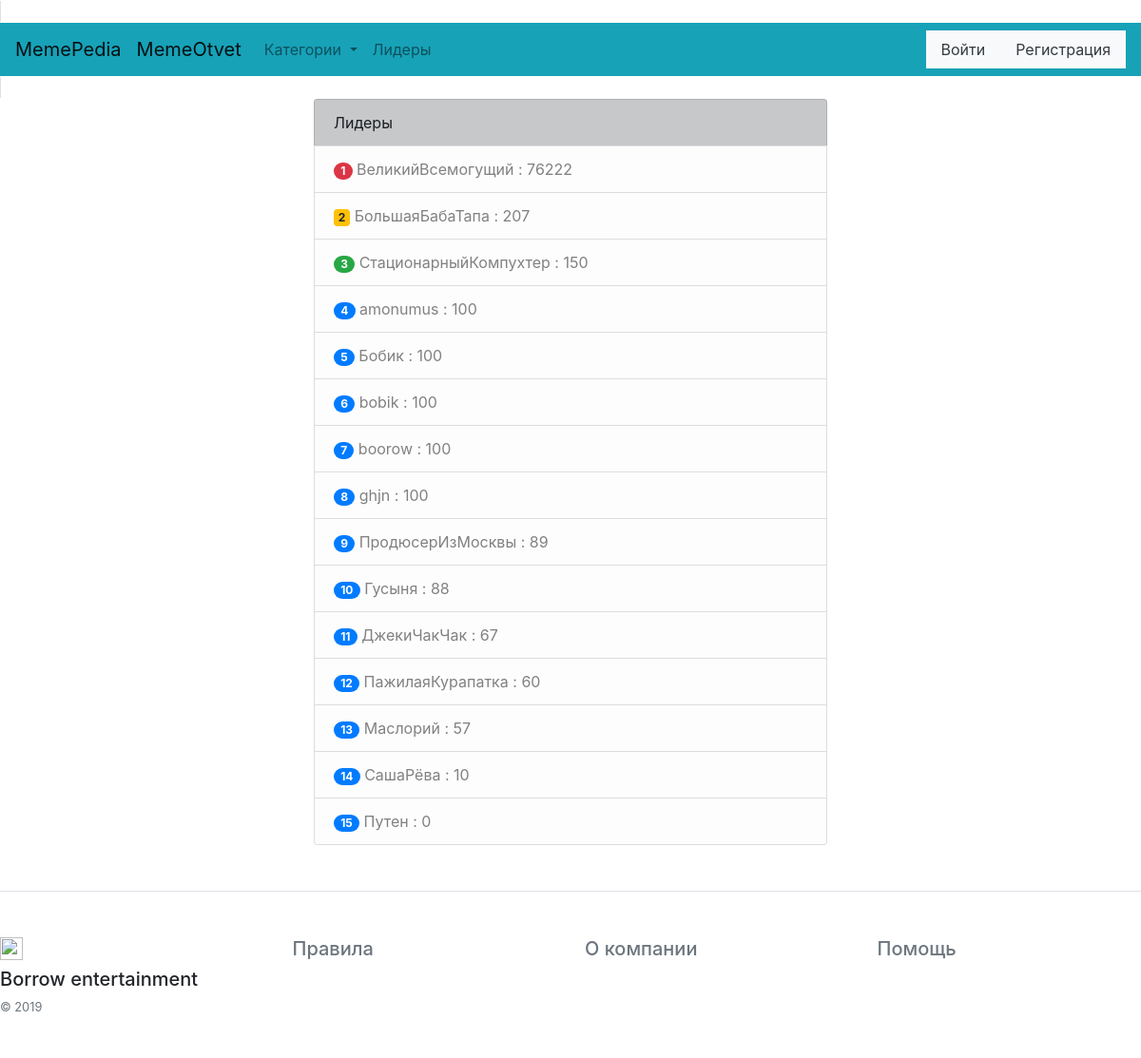
The page /leaders on the database its author committed.
### database.py (models this page shows, shortened)
class Memeuser(db.Model):
    id = db.Column(db.Integer, primary_key=True)
    name = db.Column(db.String(16), unique=True, nullable=False)
    email = db.Column(db.String(120), unique=True, nullable=False)
    password = db.Column(db.String(120), unique=False, nullable=False)
    sex = db.Column(db.String(10), unique=False, nullable=False)
    point = db.Column(db.Integer, unique=False, nullable=False)
    photo = db.Column(db.String(100), unique=False, nullable=False)

### Main.py (the view)
@app.route('/leaders')
def leaders():
    leaders = Memeuser.query.all()
    leaders_list = []
    for leader in leaders:
        leaders_list.append((leader.name, int(leader.point)))
    return render_template('leaders.html', title='Лидеры',
                           leaders=sorted(leaders_list, key=lambda x: x[1], reverse=True), enumerate=enumerate)

### templates/leaders.html
{% extends "base.html" %}
{% block content %}
<div class="container">
    <div class="row justify-content-md-center">
        <div class="col-6">
            <ul class="list-group">
                <li class="list-group-item list-group-item-dark">Лидеры</li>
                {% for n,i in enumerate(leaders) %}
                {% if n == 0 %}
                <li class="list-group-item list-group-item-light">
                    <span class="badge badge-pill badge-danger">{{n+1}}</span> {{i[0]}} : {{i[1]}}
                </li>
                {% elif n == 1 %}
                <li class="list-group-item list-group-item-light">
                    <span class="badge badge-warning">{{n+1}}</span> {{i[0]}} : {{i[1]}}
                </li>
                {% elif n == 2 %}
                <li class="list-group-item list-group-item-light">
                    <span class="badge badge-pill badge-success">{{n+1}}</span> {{i[0]}} : {{i[1]}}
                </li>
                {% else %}
                <li class="list-group-item list-group-item-light">
                    <span class="badge badge-pill badge-primary">{{n+1}}</span> {{i[0]}} : {{i[1]}}
                </li>
                {% endif %}
                {% endfor %}
            </ul>
        </div>
    </div>
</div>
{% endblock %}

### rows shown on the page
Memeuser: name "ВеликийВсемогущий", point "76222"
Memeuser: name "БольшаяБабаТапа"
Memeuser: name "СтационарныйКомпухтер"
Memeuser: name "amonumus"
Memeuser: name "Бобик"
Memeuser: name "bobik"
Memeuser: name "boorow"
Memeuser: name "ghjn"
Memeuser: name "ПродюсерИзМосквы"
Memeuser: name "Гусыня"
Memeuser: name "ДжекиЧакЧак"
Memeuser: name "ПажилаяКурапатка"
Memeuser: name "Маслорий"
Memeuser: name "СашаРёва"
Memeuser: name "Путен"

### other values the page prints
{{ n+1 }} "1"
{{ n+1 }} "2"
{{ i[1] }} "207"
{{ n+1 }} "3"
{{ i[1] }} "150"
{{ n+1 }} "4" "5" "6" "7" "8" "9" "10" "11" "12" "13" "14" "15"
{{ i[1] }} "100" "100" "100" "100" "100" "89" "88" "67" "60" "57" "10" "0"
